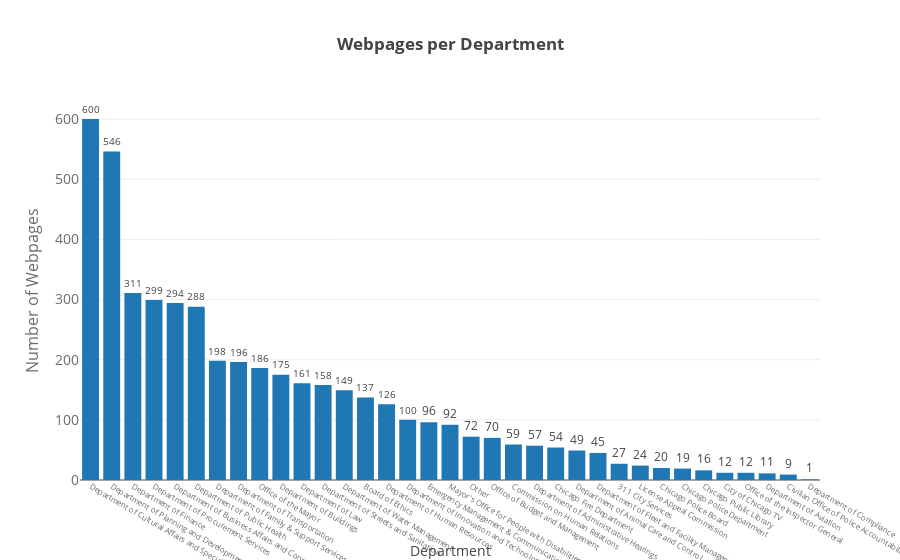

Here is the notebook cell this chart was saved with:
### Code cell
bar_chart(depts[1:], values[1:], 'Webpages per Department','Department', 'Number of Webpages',8)

### Figure 1 — Plotly figure (JSON) as saved in the notebook; plotly's stock layout.template omitted (floating-point values rounded to 4 significant figures)
{"data": [{"opacity": 1, "text": [600, 546, 311, 299, 294, 288, 198, 196, 186, 175, 161, 158, 149, 137, 126, 100, 96, 92, 72, 70, 59, 57, 54, 49, 45, 27, 24, 20, 19, 16, 12, 12, 11, 9, 1], "textposition": "outside", "type": "bar", "x": ["Department of Cultural Affairs and Special Events", "Department of Planning and Development", "Department of Finance", "Department of Procurement Services", "Department of Business Affairs and Consumer Protection", "Department of Public Health", "Department of Family & Support Services", "Department of Transportation", "Office of the Mayor", "Department of Buildings", "Department of Law", "Department of Streets and Sanitation", "Department of Water Management", "Board of Ethics", "Department of Human Resources", "Department of Innovation and Technology", "Emergency Management & Communications", "Mayor's Office for People with Disabilities", "Other", "Office of Budget and Management", "Commission on Human Relations", "Department of Administrative Hearings", "Chicago Fire Department", "Department of Animal Care and Control", "Department of Fleet and Facility Management", "311 City Services", "License Appeal Commission", "Chicago Police Board", "Chicago Police Department", "Chicago Public Library", "City of Chicago TV", "Office of the Inspector General", "Department of Aviation", "Civilian Office of Police Accountability", "Department of Compliance"], "y": [600, 546, 311, 299, 294, 288, 198, 196, 186, 175, 161, 158, 149, 137, 126, 100, 96, 92, 72, 70, 59, 57, 54, 49, 45, 27, 24, 20, 19, 16, 12, 12, 11, 9, 1]}], "layout": {"title": "<b>Webpages per Department</b><br>", "xaxis": {"tickfont": {"color": "rgb(107, 107, 107)", "size": 8}, "title": "Department"}, "yaxis": {"tickfont": {"color": "rgb(107, 107, 107)", "size": 14}, "title": "Number of Webpages", "titlefont": {"color": "rgb(107, 107, 107)", "size": 16}}}}
